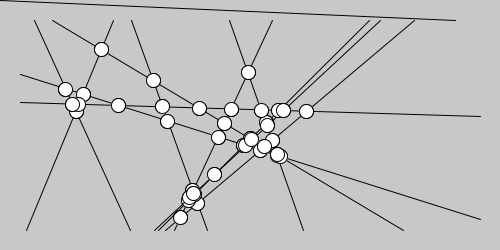
Frame 1 (no input)
Frame 60 (the mouse pressed at the canvas centre just before this capture): identical to frame 1, image omitted
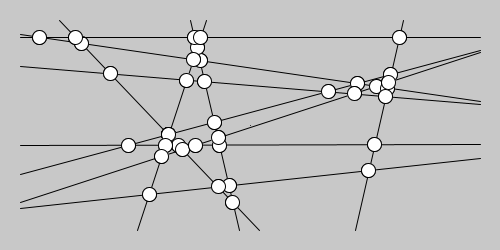
Frame 120 (the mouse held since frame 60 and released just before this capture)

The Processing sketch that drew these frames (run headless with seeded random() and noise(); from frame 60 on, the mouse is pressed at the canvas centre):

// Processing sketch: processing_55440
// ── processing_55440.pde

// LineIntersection2D.pde
// Marius Watz - http://workshop.evolutionzone.com

// calculates valid intersection between two lines,
// so that the intersection will lie on the specified
// line segment.

Point p[];
int num;

void setup() {
  size(500,250);

  num=12;
  p=new Point[num*2];
  for(int i=0; i< num*2; i++) p[i]=new Point(0,0);
  initPt();
}

void draw() {
  background(200);

  p[num-1].set(mouseX,mouseY);

  // check intersections with all lines
  for(int j=0; j< num; j++) {
    line(p[j*2].x,p[j*2].y, p[j*2+1].x,p[j*2+1].y);
    for(int i=0; i< num; i++) if(i!=j) {
      Point pt=findIntersection(
        p[i*2],p[i*2+1], p[j*2],p[j*2+1]);
      if(pt!=null) ellipse(pt.x,pt.y, 14,14);
    }
  }

}

void initPt() {
  for(int i=0; i< num; i++) {
    if(random(100)>50) {
      p[i*2].set(20,random(20,height-20));
      p[i*2+1].set(width-20,random(20,height-20));
    }
    else {
      p[i*2].set(random(20,width-20),20);
      p[i*2+1].set(random(20,width-20),height-20);
    }
  }
}

void mousePressed() {
  initPt();
  p[num-2].set(mouseX,mouseY);
}

// calculates intersection and checks for parallel lines.
// also checks that the intersection point is actually on
// the line segment p1-p2
Point findIntersection(Point p1,Point p2,
  Point p3,Point p4) {
  float xD1,yD1,xD2,yD2,xD3,yD3;
  float dot,deg,len1,len2;
  float segmentLen1,segmentLen2;
  float ua,ub,div;

  // calculate differences
  xD1=p2.x-p1.x;
  xD2=p4.x-p3.x;
  yD1=p2.y-p1.y;
  yD2=p4.y-p3.y;
  xD3=p1.x-p3.x;
  yD3=p1.y-p3.y;  

  // calculate the lengths of the two lines
  len1=sqrt(xD1*xD1+yD1*yD1);
  len2=sqrt(xD2*xD2+yD2*yD2);

  // calculate angle between the two lines.
  dot=(xD1*xD2+yD1*yD2); // dot product
  deg=dot/(len1*len2);

  // if abs(angle)==1 then the lines are parallell,
  // so no intersection is possible
  if(abs(deg)==1) return null;

  // find intersection Pt between two lines
  Point pt=new Point(0,0);
  div=yD2*xD1-xD2*yD1;
  ua=(xD2*yD3-yD2*xD3)/div;
  ub=(xD1*yD3-yD1*xD3)/div;
  pt.x=p1.x+ua*xD1;
  pt.y=p1.y+ua*yD1;

  // calculate the combined length of the two segments
  // between Pt-p1 and Pt-p2
  xD1=pt.x-p1.x;
  xD2=pt.x-p2.x;
  yD1=pt.y-p1.y;
  yD2=pt.y-p2.y;
  segmentLen1=sqrt(xD1*xD1+yD1*yD1)+sqrt(xD2*xD2+yD2*yD2);

  // calculate the combined length of the two segments
  // between Pt-p3 and Pt-p4
  xD1=pt.x-p3.x;
  xD2=pt.x-p4.x;
  yD1=pt.y-p3.y;
  yD2=pt.y-p4.y;
  segmentLen2=sqrt(xD1*xD1+yD1*yD1)+sqrt(xD2*xD2+yD2*yD2);

  // if the lengths of both sets of segments are the same as
  // the lenghts of the two lines the point is actually
  // on the line segment.

  // if the point isn�t on the line, return null
  if(abs(len1-segmentLen1)>0.01 || abs(len2-segmentLen2)>0.01)
    return null;

  // return the valid intersection
  return pt;
}

class Point{
  float x,y;
  Point(float x, float y){
    this.x = x;
    this.y = y;
  }

  void set(float x, float y){
    this.x = x;
    this.y = y;
  }
}
